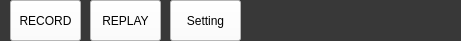
   <widget class="QWidget" name="widget_11" native="true">
    <property name="geometry">
     <rect>
      <x>10</x>
      <y>0</y>
      <width>461</width>
      <height>41</height>
     </rect>
    </property>
    <property name="styleSheet">
     <string notr="true">background-color: rgb(56, 56, 56);
</string>
    </property>
    <widget class="QPushButton" name="showRealtime">
     <property name="geometry">
      <rect>
       <x>10</x>
       <y>0</y>
       <width>71</width>
       <height>41</height>
      </rect>
     </property>
     <property name="autoFillBackground">
      <bool>false</bool>
     </property>
     <property name="styleSheet">
      <string notr="true">background-color: rgb(255, 255, 255);</string>
     </property>
     <property name="text">
      <string>RECORD</string>
     </property>
     <property name="iconSize">
      <size>
       <width>16</width>
       <height>16</height>
      </size>
     </property>
     <property name="checkable">
      <bool>false</bool>
     </property>
     <property name="autoDefault">
      <bool>false</bool>
     </property>
     <property name="flat">
      <bool>false</bool>
     </property>
    </widget>
    <widget class="QPushButton" name="showReplay">
     <property name="geometry">
      <rect>
       <x>90</x>
       <y>0</y>
       <width>71</width>
       <height>41</height>
      </rect>
     </property>
     <property name="styleSheet">
      <string notr="true">background-color: rgb(255, 255, 255);</string>
     </property>
     <property name="text">
      <string>REPLAY</string>
     </property>
    </widget>
    <widget class="QPushButton" name="showReplay_2">
     <property name="geometry">
      <rect>
       <x>170</x>
       <y>0</y>
       <width>71</width>
       <height>41</height>
      </rect>
     </property>
     <property name="styleSheet">
      <string notr="true">background-color: rgb(255, 255, 255);</string>
     </property>
     <property name="text">
      <string>Setting</string>
     </property>
    </widget>
   </widget>
